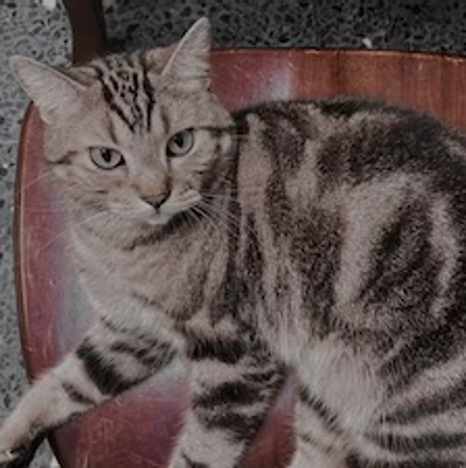
#> input picture cat.png, 466 x 468 px
$ jupyter execute --allow-errors tutorial.ipynb
#> lines starting #> are read from the running program, lines starting #| are printed output that depends on the picture; after the words box and inside, x2 and y2 are one past the last pixel; in counts of white or black regions, pixels touching at a corner belong together
[cell 1]
import cv2
import matplotlib.pyplot as plt

## 讀取照片

[cell 2]
img_path= './cat.png' # 照片路徑
cv_img = cv2.imread(img_path) # 讀取照片
#> cv_img is the input picture: shape (468, 466, 3); mean B, G, R 78.8, 81, 94.9
plt.imshow(cv_img) # 顯示圖像

[cell 3]
rgb_img = cv2.cvtColor(cv_img, cv2.COLOR_BGR2RGB)
plt.imshow(rgb_img)

[cell 4]
rgb_img = cv_img[:, :, ::-1]
plt.imshow(rgb_img)

## 影像縮放

#> (a cell that did not finish here is left out)

## 影像二值化
cv2.threshold 最主要的功能是能夠幫助我們將一張圖片做二值化，二值化的意思是圖片只會剩下兩個值，通常是黑(255)與白(0)。

[參考](https://www.wongwonggoods.com/python/python_opencv/opencv-threshold/)

[cell 6]
blurred_image = cv2.GaussianBlur(rgb_img, (5,5), 0)

gray = cv2.cvtColor(blurred_image, cv2.COLOR_BGR2GRAY)
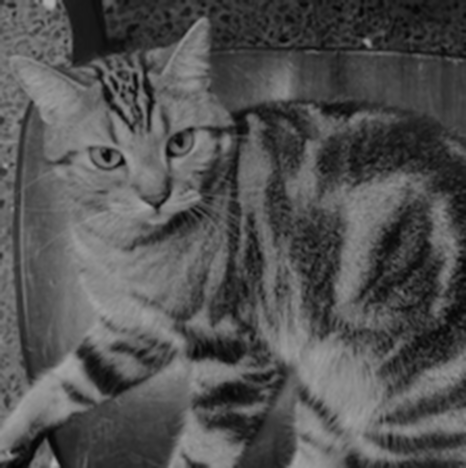
#> gray: shape (468, 466); min 2, max 178, mean 82
_, threshold = cv2.threshold(gray, 100, 255, cv2.THRESH_BINARY)
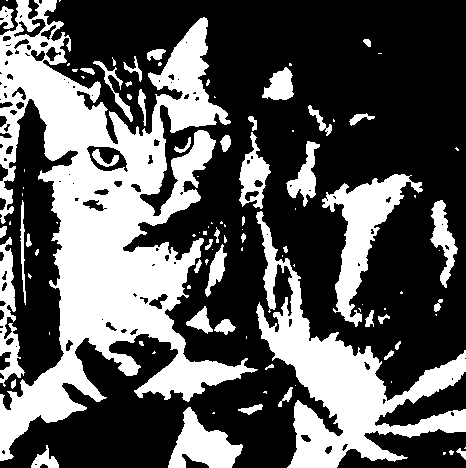
#> threshold: shape (468, 466); 35.5% white; 103 white regions (56 under 20 px), largest, box (x1, y1, x2, y2) and area: (0, 0, 258, 461) 44691, (256, 211, 466, 468) 15273, (322, 174, 423, 327) 4837

plt.imshow(threshold, cmap='gray')

[cell 7]
# cv2.THRESH_BINARY_INV 可以讓黑白顛倒
_, threshold = cv2.threshold(gray, 100, 255, cv2.THRESH_BINARY_INV)

plt.imshow(threshold, cmap='gray')
